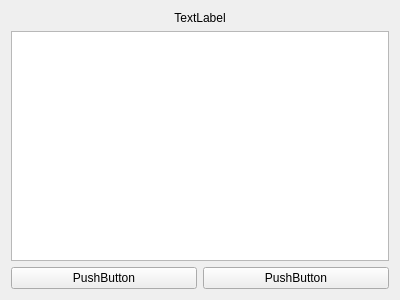
<?xml version="1.0" encoding="UTF-8"?>
<ui version="4.0">
 <class>Form</class>
 <widget class="QWidget" name="Form">
  <property name="geometry">
   <rect>
    <x>0</x>
    <y>0</y>
    <width>400</width>
    <height>300</height>
   </rect>
  </property>
  <property name="windowTitle">
   <string>Form</string>
  </property>
  <layout class="QVBoxLayout" name="verticalLayout">
   <item>
    <widget class="QLabel" name="label">
     <property name="text">
      <string>TextLabel</string>
     </property>
     <property name="alignment">
      <set>Qt::AlignCenter</set>
     </property>
    </widget>
   </item>
   <item>
    <widget class="QTableWidget" name="tableWidget"/>
   </item>
   <item>
    <layout class="QHBoxLayout" name="horizontalLayout">
     <item>
      <widget class="QPushButton" name="pushButton">
       <property name="text">
        <string>PushButton</string>
       </property>
      </widget>
     </item>
     <item>
      <widget class="QPushButton" name="pushButton_2">
       <property name="text">
        <string>PushButton</string>
       </property>
      </widget>
     </item>
    </layout>
   </item>
  </layout>
 </widget>
 <resources/>
 <connections/>
</ui>
